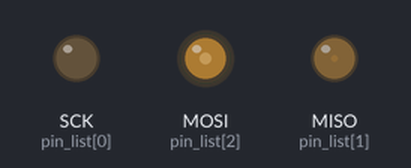
Recording of a program running on a simulated CircuitPython board. Parts: output pins drawn as LEDs (lit = HIGH).

Above: at 0.05 s.
At 0.5 s:
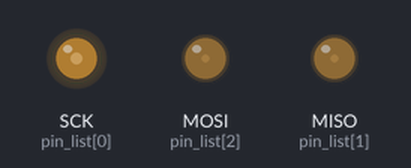
At 0.95 s:
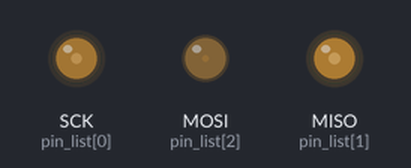
At 1.35 s:
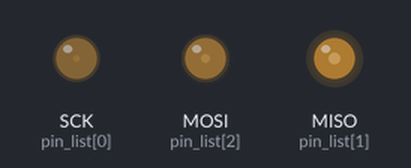
At 1.75 s:
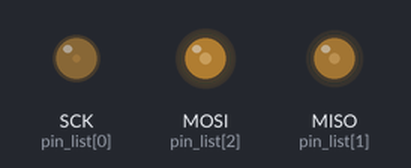
Timing chart, 0 to 4.6 s (numbered marks = the images above):
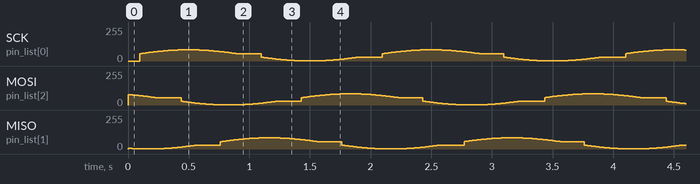

The program:

adafruit_example.py
```python
import math
import time
import board
import pwmio

# This uses the 3 adjacent SPI pins on QtPy RP2040, but any pins will do.
PINS = (board.SCK, board.MISO, board.MOSI) # List of pins, one per nOOd
GAMMA = 2.6  # For perceptually-linear brightness

# Convert pin number list to PWMOut object list
pin_list = [pwmio.PWMOut(pin, frequency=1000, duty_cycle=0) for pin in PINS]

while True:                            # Repeat forever...
    for i, pin in enumerate(pin_list): # For each pin...
        # Calc sine wave, phase offset for each pin, with gamma correction.
        # If using red, green, blue nOOds, you'll get a cycle of hues.
        phase = (time.monotonic() - 2 * i / len(PINS)) * math.pi
        brightness = int((math.sin(phase) + 1.0) * 0.5 ** GAMMA * 65535 + 0.5)
        pin.duty_cycle = brightness
```
